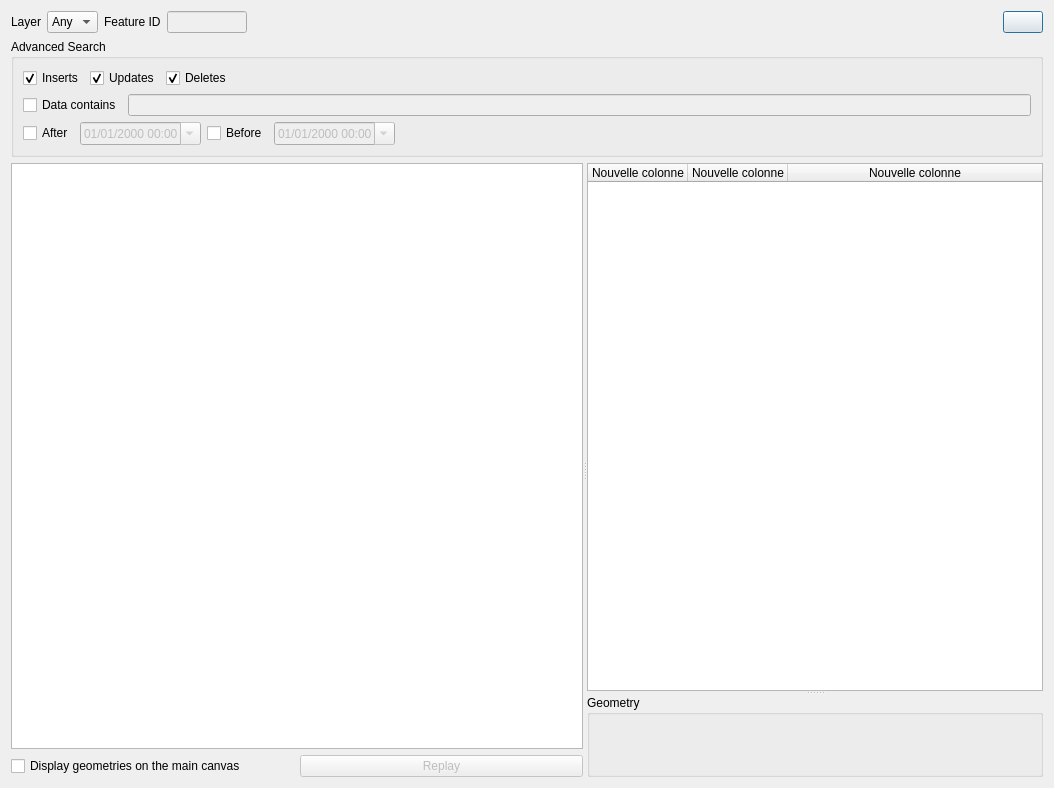
<?xml version="1.0" encoding="UTF-8"?>
<ui version="4.0">
 <class>Dialog</class>
 <widget class="QDialog" name="Dialog">
  <property name="geometry">
   <rect>
    <x>0</x>
    <y>0</y>
    <width>1054</width>
    <height>788</height>
   </rect>
  </property>
  <property name="windowTitle">
   <string>Logged events</string>
  </property>
  <layout class="QVBoxLayout" name="verticalLayout_3">
   <item>
    <layout class="QHBoxLayout" name="horizontalLayout">
     <item>
      <widget class="QLabel" name="label">
       <property name="text">
        <string>Layer</string>
       </property>
      </widget>
     </item>
     <item>
      <widget class="QComboBox" name="layerCombo">
       <item>
        <property name="text">
         <string>Any</string>
        </property>
       </item>
      </widget>
     </item>
     <item>
      <widget class="QLabel" name="label_2">
       <property name="text">
        <string>Feature ID</string>
       </property>
      </widget>
     </item>
     <item>
      <widget class="QLineEdit" name="idEdit">
       <property name="enabled">
        <bool>false</bool>
       </property>
       <property name="maximumSize">
        <size>
         <width>80</width>
         <height>16777215</height>
        </size>
       </property>
      </widget>
     </item>
     <item>
      <spacer name="horizontalSpacer">
       <property name="orientation">
        <enum>Qt::Horizontal</enum>
       </property>
       <property name="sizeHint" stdset="0">
        <size>
         <width>40</width>
         <height>20</height>
        </size>
       </property>
      </spacer>
     </item>
     <item>
      <widget class="QPushButton" name="searchButton">
       <property name="text">
        <string/>
       </property>
       <property name="icon">
        <iconset>
         <normaloff>icons/mActionFilter2.svg</normaloff>icons/mActionFilter2.svg</iconset>
       </property>
      </widget>
     </item>
    </layout>
   </item>
   <item>
    <widget class="QgsCollapsibleGroupBoxBasic" name="advancedGroup">
     <property name="sizePolicy">
      <sizepolicy hsizetype="Preferred" vsizetype="Fixed">
       <horstretch>0</horstretch>
       <verstretch>0</verstretch>
      </sizepolicy>
     </property>
     <property name="title">
      <string>Advanced Search</string>
     </property>
     <layout class="QVBoxLayout" name="verticalLayout_2">
      <item>
       <layout class="QHBoxLayout" name="horizontalLayout_2">
        <item>
         <widget class="QCheckBox" name="insertsChck">
          <property name="text">
           <string>Inserts</string>
          </property>
          <property name="checked">
           <bool>true</bool>
          </property>
         </widget>
        </item>
        <item>
         <widget class="QCheckBox" name="updatesChck">
          <property name="text">
           <string>Updates</string>
          </property>
          <property name="checked">
           <bool>true</bool>
          </property>
         </widget>
        </item>
        <item>
         <widget class="QCheckBox" name="deletesChck">
          <property name="text">
           <string>Deletes</string>
          </property>
          <property name="checked">
           <bool>true</bool>
          </property>
         </widget>
        </item>
        <item>
         <spacer name="horizontalSpacer_2">
          <property name="orientation">
           <enum>Qt::Horizontal</enum>
          </property>
          <property name="sizeHint" stdset="0">
           <size>
            <width>40</width>
            <height>20</height>
           </size>
          </property>
         </spacer>
        </item>
       </layout>
      </item>
      <item>
       <layout class="QHBoxLayout" name="horizontalLayout_3">
        <item>
         <widget class="QCheckBox" name="dataChck">
          <property name="text">
           <string>Data contains</string>
          </property>
         </widget>
        </item>
        <item>
         <widget class="QLineEdit" name="dataEdit">
          <property name="enabled">
           <bool>false</bool>
          </property>
         </widget>
        </item>
       </layout>
      </item>
      <item>
       <layout class="QHBoxLayout" name="horizontalLayout_4">
        <item>
         <widget class="QCheckBox" name="afterChck">
          <property name="text">
           <string>After</string>
          </property>
         </widget>
        </item>
        <item>
         <widget class="QDateTimeEdit" name="afterDt">
          <property name="enabled">
           <bool>false</bool>
          </property>
          <property name="displayFormat">
           <string>dd/MM/yyyy HH:mm</string>
          </property>
          <property name="calendarPopup">
           <bool>true</bool>
          </property>
         </widget>
        </item>
        <item>
         <widget class="QCheckBox" name="beforeChck">
          <property name="text">
           <string>Before</string>
          </property>
         </widget>
        </item>
        <item>
         <widget class="QDateTimeEdit" name="beforeDt">
          <property name="enabled">
           <bool>false</bool>
          </property>
          <property name="displayFormat">
           <string>dd/MM/yyyy HH:mm</string>
          </property>
          <property name="calendarPopup">
           <bool>true</bool>
          </property>
         </widget>
        </item>
        <item>
         <spacer name="horizontalSpacer_3">
          <property name="orientation">
           <enum>Qt::Horizontal</enum>
          </property>
          <property name="sizeHint" stdset="0">
           <size>
            <width>40</width>
            <height>20</height>
           </size>
          </property>
         </spacer>
        </item>
       </layout>
      </item>
     </layout>
    </widget>
   </item>
   <item>
    <widget class="QSplitter" name="hsplitter">
     <property name="orientation">
      <enum>Qt::Horizontal</enum>
     </property>
     <widget class="QWidget" name="layoutWidget">
      <layout class="QVBoxLayout" name="verticalLayout">
       <item>
        <widget class="QTableView" name="eventTable">
         <property name="editTriggers">
          <set>QAbstractItemView::NoEditTriggers</set>
         </property>
         <property name="selectionMode">
          <enum>QAbstractItemView::SingleSelection</enum>
         </property>
         <property name="selectionBehavior">
          <enum>QAbstractItemView::SelectRows</enum>
         </property>
         <attribute name="horizontalHeaderStretchLastSection">
          <bool>true</bool>
         </attribute>
         <attribute name="verticalHeaderVisible">
          <bool>false</bool>
         </attribute>
        </widget>
       </item>
       <item>
        <layout class="QHBoxLayout" name="horizontalLayout_5">
         <item>
          <widget class="QCheckBox" name="onMainCanvas">
           <property name="text">
            <string>Display geometries on the main canvas</string>
           </property>
          </widget>
         </item>
         <item>
          <widget class="QPushButton" name="replayButton">
           <property name="enabled">
            <bool>false</bool>
           </property>
           <property name="text">
            <string>Replay</string>
           </property>
          </widget>
         </item>
        </layout>
       </item>
      </layout>
     </widget>
     <widget class="QSplitter" name="vsplitter">
      <property name="orientation">
       <enum>Qt::Vertical</enum>
      </property>
      <widget class="QTableWidget" name="dataTable">
       <property name="editTriggers">
        <set>QAbstractItemView::NoEditTriggers</set>
       </property>
       <property name="sortingEnabled">
        <bool>true</bool>
       </property>
       <attribute name="horizontalHeaderStretchLastSection">
        <bool>true</bool>
       </attribute>
       <attribute name="verticalHeaderVisible">
        <bool>false</bool>
       </attribute>
       <column>
        <property name="text">
         <string>Nouvelle colonne</string>
        </property>
       </column>
       <column>
        <property name="text">
         <string>Nouvelle colonne</string>
        </property>
       </column>
       <column>
        <property name="text">
         <string>Nouvelle colonne</string>
        </property>
       </column>
      </widget>
      <widget class="QgsCollapsibleGroupBoxBasic" name="geometryGroup">
       <property name="title">
        <string>Geometry</string>
       </property>
       <property name="checkable">
        <bool>false</bool>
       </property>
      </widget>
     </widget>
    </widget>
   </item>
  </layout>
 </widget>
 <customwidgets>
  <customwidget>
   <class>QgsCollapsibleGroupBoxBasic</class>
   <extends>QGroupBox</extends>
   <header>qgis.gui.h</header>
   <container>1</container>
  </customwidget>
 </customwidgets>
 <resources/>
 <connections>
  <connection>
   <sender>dataChck</sender>
   <signal>toggled(bool)</signal>
   <receiver>dataEdit</receiver>
   <slot>setEnabled(bool)</slot>
   <hints>
    <hint type="sourcelabel">
     <x>89</x>
     <y>397</y>
    </hint>
    <hint type="destinationlabel">
     <x>596</x>
     <y>398</y>
    </hint>
   </hints>
  </connection>
  <connection>
   <sender>afterChck</sender>
   <signal>toggled(bool)</signal>
   <receiver>afterDt</receiver>
   <slot>setEnabled(bool)</slot>
   <hints>
    <hint type="sourcelabel">
     <x>60</x>
     <y>432</y>
    </hint>
    <hint type="destinationlabel">
     <x>170</x>
     <y>433</y>
    </hint>
   </hints>
  </connection>
  <connection>
   <sender>beforeChck</sender>
   <signal>toggled(bool)</signal>
   <receiver>beforeDt</receiver>
   <slot>setEnabled(bool)</slot>
   <hints>
    <hint type="sourcelabel">
     <x>285</x>
     <y>432</y>
    </hint>
    <hint type="destinationlabel">
     <x>401</x>
     <y>433</y>
    </hint>
   </hints>
  </connection>
 </connections>
</ui>
